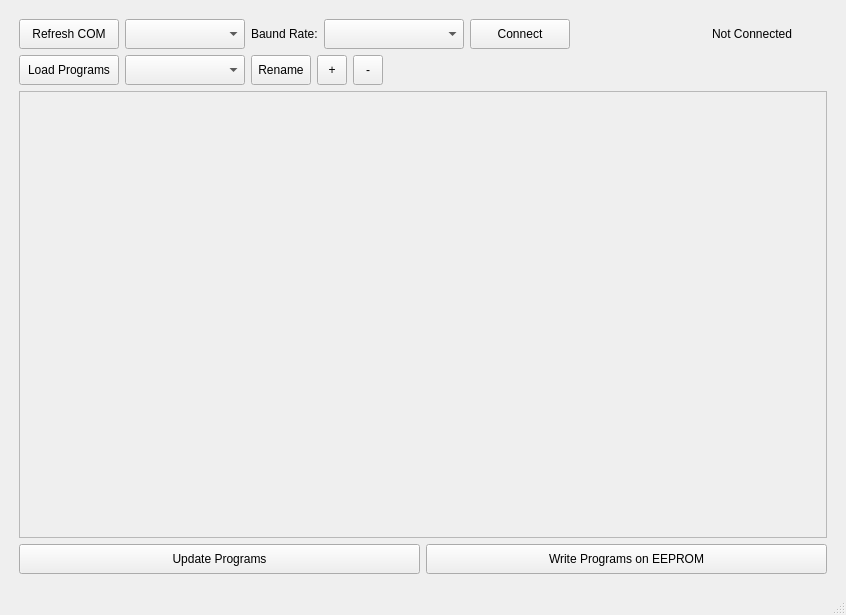
<?xml version="1.0" encoding="UTF-8"?>
<ui version="4.0">
 <class>MainWindow</class>
 <widget class="QMainWindow" name="MainWindow">
  <property name="geometry">
   <rect>
    <x>0</x>
    <y>0</y>
    <width>846</width>
    <height>615</height>
   </rect>
  </property>
  <property name="sizePolicy">
   <sizepolicy hsizetype="Fixed" vsizetype="Fixed">
    <horstretch>0</horstretch>
    <verstretch>0</verstretch>
   </sizepolicy>
  </property>
  <property name="minimumSize">
   <size>
    <width>846</width>
    <height>615</height>
   </size>
  </property>
  <property name="maximumSize">
   <size>
    <width>846</width>
    <height>615</height>
   </size>
  </property>
  <property name="windowTitle">
   <string>The Ant Keypad Configurator</string>
  </property>
  <widget class="QWidget" name="centralwidget">
   <layout class="QHBoxLayout" name="horizontalLayout_4">
    <item>
     <layout class="QVBoxLayout" name="verticalLayout">
      <property name="leftMargin">
       <number>10</number>
      </property>
      <property name="topMargin">
       <number>10</number>
      </property>
      <property name="rightMargin">
       <number>10</number>
      </property>
      <property name="bottomMargin">
       <number>10</number>
      </property>
      <item>
       <layout class="QHBoxLayout" name="horizontalLayout">
        <item>
         <widget class="QPushButton" name="refresh_bt">
          <property name="minimumSize">
           <size>
            <width>100</width>
            <height>30</height>
           </size>
          </property>
          <property name="text">
           <string>Refresh COM</string>
          </property>
         </widget>
        </item>
        <item>
         <widget class="QComboBox" name="coms_cb">
          <property name="minimumSize">
           <size>
            <width>120</width>
            <height>30</height>
           </size>
          </property>
         </widget>
        </item>
        <item>
         <widget class="QLabel" name="baund_rate_lb">
          <property name="minimumSize">
           <size>
            <width>0</width>
            <height>30</height>
           </size>
          </property>
          <property name="text">
           <string>Baund Rate:</string>
          </property>
         </widget>
        </item>
        <item>
         <widget class="QComboBox" name="baund_rate_cb">
          <property name="minimumSize">
           <size>
            <width>140</width>
            <height>30</height>
           </size>
          </property>
         </widget>
        </item>
        <item>
         <widget class="QPushButton" name="connection_bt">
          <property name="minimumSize">
           <size>
            <width>100</width>
            <height>30</height>
           </size>
          </property>
          <property name="text">
           <string>Connect</string>
          </property>
         </widget>
        </item>
        <item>
         <spacer name="horizontalSpacer">
          <property name="orientation">
           <enum>Qt::Horizontal</enum>
          </property>
          <property name="sizeHint" stdset="0">
           <size>
            <width>40</width>
            <height>20</height>
           </size>
          </property>
         </spacer>
        </item>
        <item>
         <widget class="QLabel" name="connection_lb">
          <property name="minimumSize">
           <size>
            <width>150</width>
            <height>30</height>
           </size>
          </property>
          <property name="text">
           <string>Not Connected</string>
          </property>
          <property name="alignment">
           <set>Qt::AlignCenter</set>
          </property>
         </widget>
        </item>
       </layout>
      </item>
      <item>
       <layout class="QHBoxLayout" name="horizontalLayout_2">
        <item>
         <widget class="QPushButton" name="load_progs_bt">
          <property name="minimumSize">
           <size>
            <width>100</width>
            <height>30</height>
           </size>
          </property>
          <property name="text">
           <string>Load Programs</string>
          </property>
         </widget>
        </item>
        <item>
         <widget class="QComboBox" name="progs_cb">
          <property name="minimumSize">
           <size>
            <width>120</width>
            <height>30</height>
           </size>
          </property>
         </widget>
        </item>
        <item>
         <widget class="QToolButton" name="rename_bt">
          <property name="minimumSize">
           <size>
            <width>0</width>
            <height>30</height>
           </size>
          </property>
          <property name="text">
           <string>Rename</string>
          </property>
         </widget>
        </item>
        <item>
         <widget class="QToolButton" name="add_prog">
          <property name="minimumSize">
           <size>
            <width>30</width>
            <height>30</height>
           </size>
          </property>
          <property name="text">
           <string>+</string>
          </property>
         </widget>
        </item>
        <item>
         <widget class="QToolButton" name="del_prog">
          <property name="minimumSize">
           <size>
            <width>30</width>
            <height>30</height>
           </size>
          </property>
          <property name="text">
           <string>-</string>
          </property>
         </widget>
        </item>
        <item>
         <spacer name="horizontalSpacer_2">
          <property name="orientation">
           <enum>Qt::Horizontal</enum>
          </property>
          <property name="sizeHint" stdset="0">
           <size>
            <width>40</width>
            <height>20</height>
           </size>
          </property>
         </spacer>
        </item>
       </layout>
      </item>
      <item>
       <widget class="QScrollArea" name="scrollArea">
        <property name="widgetResizable">
         <bool>true</bool>
        </property>
        <widget class="QWidget" name="scrollAreaWidgetContents">
         <property name="geometry">
          <rect>
           <x>0</x>
           <y>0</y>
           <width>802</width>
           <height>403</height>
          </rect>
         </property>
        </widget>
       </widget>
      </item>
      <item>
       <layout class="QHBoxLayout" name="horizontalLayout_3">
        <item>
         <widget class="QPushButton" name="update_bt">
          <property name="minimumSize">
           <size>
            <width>0</width>
            <height>30</height>
           </size>
          </property>
          <property name="text">
           <string>Update Programs</string>
          </property>
         </widget>
        </item>
        <item>
         <widget class="QPushButton" name="write_bt">
          <property name="minimumSize">
           <size>
            <width>0</width>
            <height>30</height>
           </size>
          </property>
          <property name="text">
           <string>Write Programs on EEPROM</string>
          </property>
         </widget>
        </item>
       </layout>
      </item>
     </layout>
    </item>
   </layout>
  </widget>
  <widget class="QMenuBar" name="menubar">
   <property name="geometry">
    <rect>
     <x>0</x>
     <y>0</y>
     <width>846</width>
     <height>26</height>
    </rect>
   </property>
  </widget>
  <widget class="QStatusBar" name="statusbar"/>
 </widget>
 <resources/>
 <connections/>
</ui>
